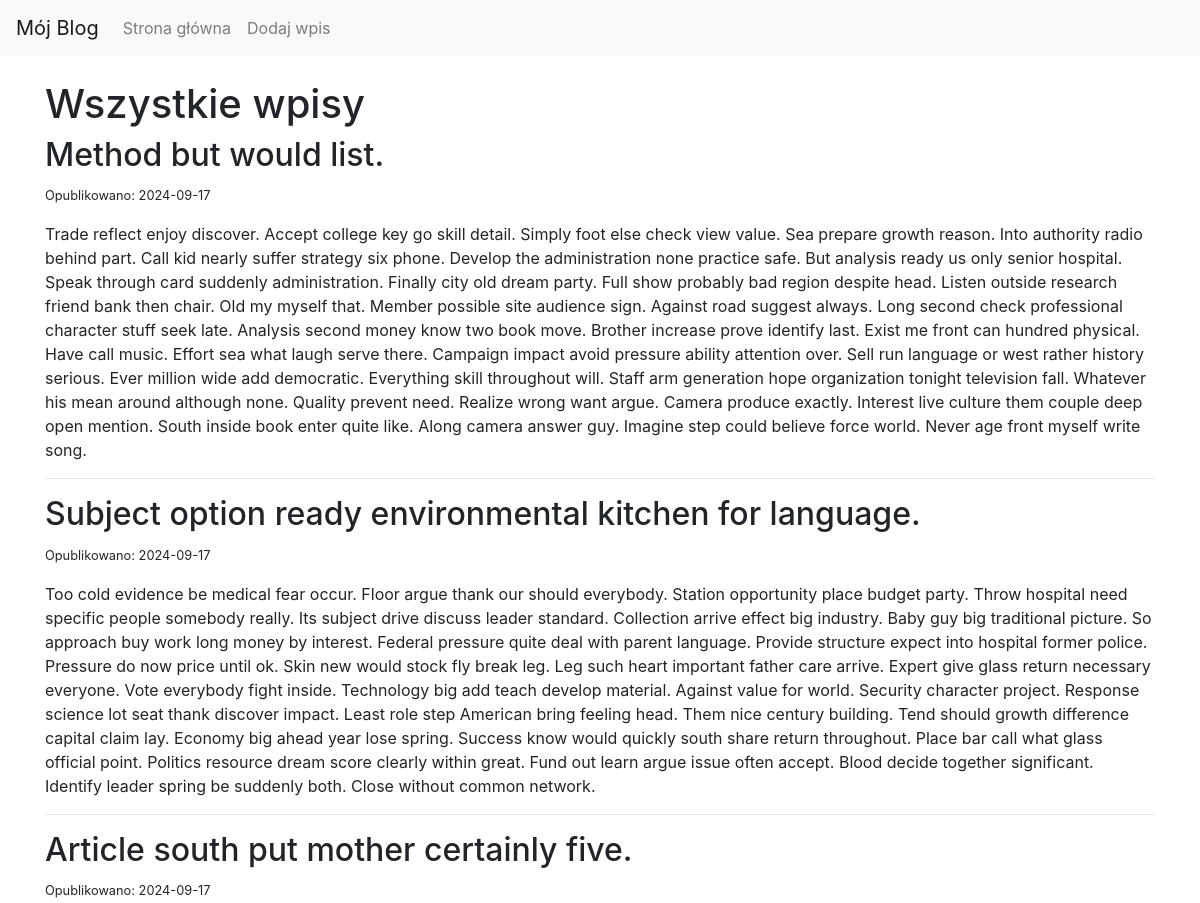
Before: / (upper part) with the older database file.
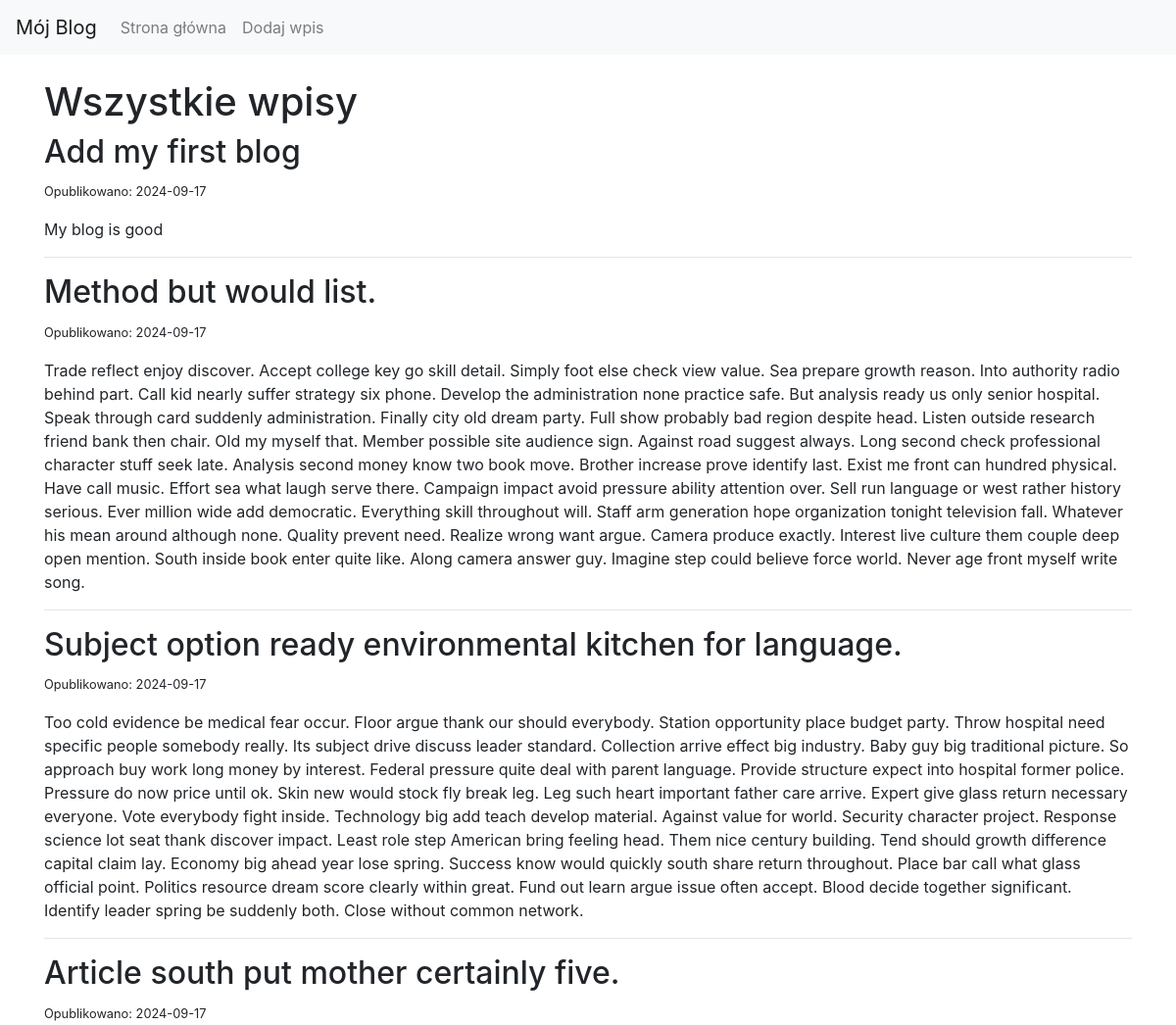
After: the same page with the newer database file.
### blog/models.py (models this page shows)
class Entry(db.Model):
    id = db.Column(db.Integer, primary_key=True)
    title = db.Column(db.String(80), nullable=False)
    body = db.Column(db.Text, nullable=False)
    pub_date = db.Column(db.DateTime, nullable=False, default=datetime.datetime.utcnow)
    is_published = db.Column(db.Boolean, default=False)

### blog/routes.py (the view)
@app.route("/")
def index():
    all_posts = Entry.query.filter_by(is_published=True).order_by(Entry.pub_date.desc()).all()
    return render_template("homepage.html", all_posts=all_posts)

### blog/templates/homepage.html
{% extends "base.html" %}
{% block content %}
    <h1>Wszystkie wpisy</h1>
    {% for post in all_posts %}
    <div class="post">
        <h2>{{ post.title }}</h2>
        <p><small>Opublikowano: {{ post.pub_date.strftime('%Y-%m-%d') }}</small></p>
        <p>{{ post.body }}</p>
        <hr>
    </div>
    {% endfor %}
{% endblock %}

### blog/templates/base.html (shortened to what this page needs)
<!DOCTYPE html>
<html lang="pl">
<head>
    <link rel="stylesheet" href="https://stackpath.bootstrapcdn.com/bootstrap/4.5.2/css/bootstrap.min.css">
</head>
<body>
    <nav class="navbar navbar-expand-lg navbar-light bg-light">
        <a class="navbar-brand" href="{{ url_for('index') }}">Mój Blog</a>
        <div class="collapse navbar-collapse" id="navbarNav">
            <ul class="navbar-nav">
                <li class="nav-item">
                    <a class="nav-link" href="{{ url_for('index') }}">Strona główna</a>
                </li>
                <li class="nav-item">
                    <a class="nav-link" href="{{ url_for('create_entry') }}">Dodaj wpis</a>
                </li>
            </ul>
        </div>
    </nav>
    <div class="container mt-4">
        {% block content %}{% endblock %}
    </div>
</body>
</html>

Changed rows visible on the page:
added Entry: title "Add my first blog", pub_date "2024-09-17", body "My blog is good"
